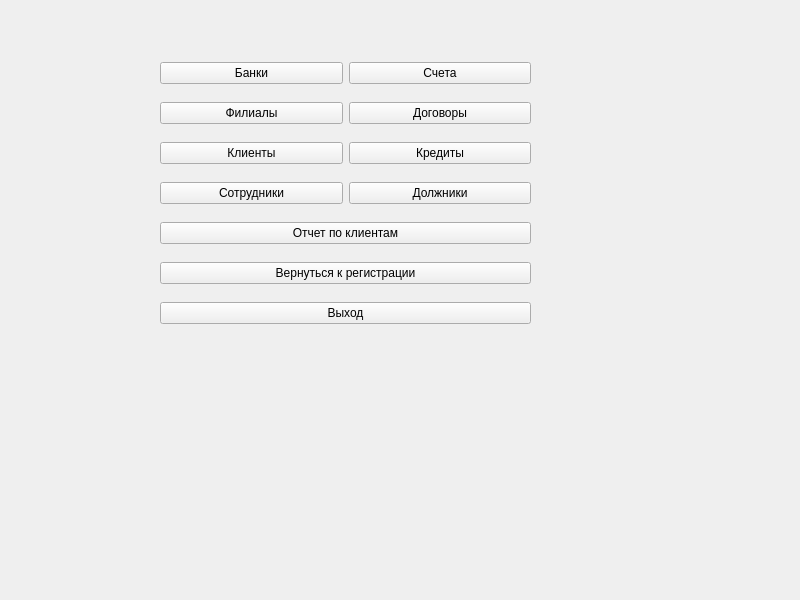
<?xml version="1.0" encoding="UTF-8"?>
<ui version="4.0">
 <class>MainWindow</class>
 <widget class="QMainWindow" name="MainWindow">
  <property name="geometry">
   <rect>
    <x>0</x>
    <y>0</y>
    <width>800</width>
    <height>600</height>
   </rect>
  </property>
  <property name="windowTitle">
   <string>MainWindow</string>
  </property>
  <widget class="QWidget" name="centralwidget">
   <widget class="QWidget" name="layoutWidget">
    <property name="geometry">
     <rect>
      <x>160</x>
      <y>50</y>
      <width>371</width>
      <height>291</height>
     </rect>
    </property>
    <layout class="QGridLayout" name="gridLayout">
     <item row="6" column="0" colspan="2">
      <widget class="QPushButton" name="pushButton_9">
       <property name="text">
        <string>Вернуться к регистрации</string>
       </property>
      </widget>
     </item>
     <item row="2" column="0">
      <widget class="QPushButton" name="pushButton_3">
       <property name="text">
        <string>Клиенты</string>
       </property>
      </widget>
     </item>
     <item row="3" column="0">
      <widget class="QPushButton" name="pushButton_4">
       <property name="text">
        <string>Сотрудники</string>
       </property>
      </widget>
     </item>
     <item row="2" column="1">
      <widget class="QPushButton" name="pushButton_7">
       <property name="text">
        <string>Кредиты</string>
       </property>
      </widget>
     </item>
     <item row="0" column="0">
      <widget class="QPushButton" name="pushButton">
       <property name="text">
        <string>Банки</string>
       </property>
      </widget>
     </item>
     <item row="1" column="0">
      <widget class="QPushButton" name="pushButton_2">
       <property name="text">
        <string>Филиалы</string>
       </property>
      </widget>
     </item>
     <item row="0" column="1">
      <widget class="QPushButton" name="pushButton_5">
       <property name="text">
        <string>Счета</string>
       </property>
      </widget>
     </item>
     <item row="3" column="1">
      <widget class="QPushButton" name="pushButton_8">
       <property name="text">
        <string>Должники</string>
       </property>
      </widget>
     </item>
     <item row="1" column="1">
      <widget class="QPushButton" name="pushButton_6">
       <property name="text">
        <string>Договоры</string>
       </property>
      </widget>
     </item>
     <item row="8" column="0" colspan="2">
      <widget class="QPushButton" name="pushButton_10">
       <property name="text">
        <string>Выход</string>
       </property>
      </widget>
     </item>
     <item row="5" column="0" colspan="2">
      <widget class="QPushButton" name="pushButton_11">
       <property name="text">
        <string>Отчет по клиентам</string>
       </property>
      </widget>
     </item>
    </layout>
   </widget>
  </widget>
 </widget>
 <resources/>
 <connections/>
</ui>
